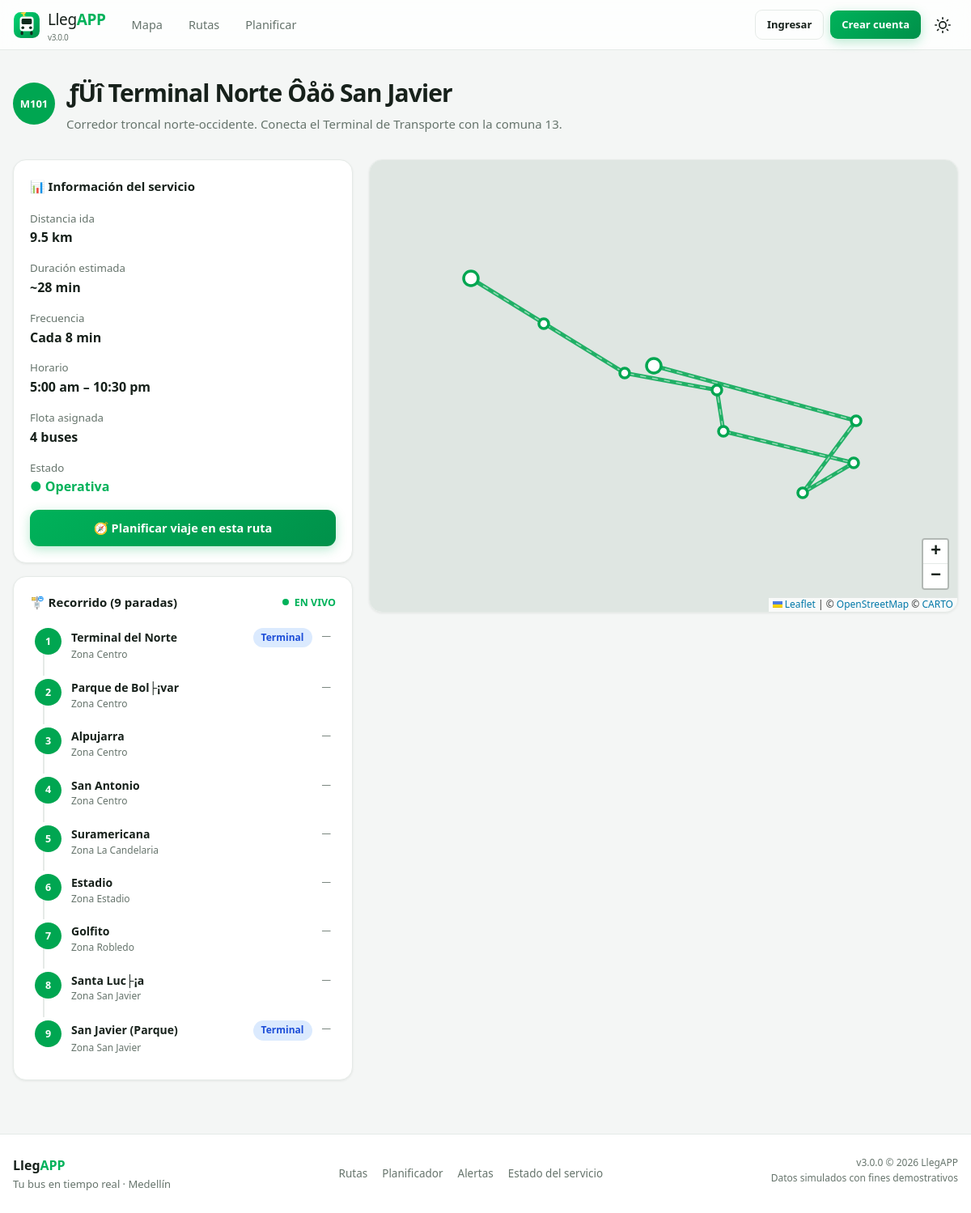
The app's page /pages/detalle_ruta.php?ruta=M101 with its own data.
### tables this page shows
CREATE TABLE `routes` (
  `route_id` varchar(10) NOT NULL,
  `name` varchar(120) NOT NULL,
  `short_name` varchar(20) DEFAULT NULL,
  `color` varchar(7) NOT NULL DEFAULT '#00A651',
  `emoji` varchar(8) NOT NULL DEFAULT '?',
  `description` varchar(255) DEFAULT NULL,
  `frequency_min` smallint(5) unsigned NOT NULL DEFAULT 10,
  `first_departure` time NOT NULL DEFAULT '05:00:00',
  `last_departure` time NOT NULL DEFAULT '22:30:00',
  `active` tinyint(1) NOT NULL DEFAULT 1,
  `created_at` timestamp NOT NULL DEFAULT current_timestamp(),
  PRIMARY KEY (`route_id`)
);

CREATE TABLE `stops` (
  `id` int(11) NOT NULL AUTO_INCREMENT,
  `route_id` varchar(10) NOT NULL,
  `name` varchar(120) NOT NULL,
  `lat` decimal(10,6) NOT NULL,
  `lng` decimal(10,6) NOT NULL,
  `stop_order` smallint(5) unsigned NOT NULL,
  `is_terminal` tinyint(1) NOT NULL DEFAULT 0,
  `zone` varchar(50) DEFAULT NULL,
  PRIMARY KEY (`id`),
  UNIQUE KEY `uq_route_order` (`route_id`,`stop_order`),
  KEY `idx_route` (`route_id`),
  CONSTRAINT `fk_stops_route` FOREIGN KEY (`route_id`) REFERENCES `routes` (`route_id`) ON DELETE CASCADE
);

### config/database.php (called while the page is built, shortened)
<?php
function db(): PDO {
    static $pdo = null;
    if ($pdo === null) {
        $dsn = 'mysql:host=' . DB_HOST . ';dbname=' . DB_NAME . ';charset=' . DB_CHARSET;
        try {
            $pdo = new PDO($dsn, DB_USER, DB_PASS, [
                PDO::ATTR_ERRMODE            => PDO::ERRMODE_EXCEPTION,
                PDO::ATTR_DEFAULT_FETCH_MODE => PDO::FETCH_ASSOC,
                PDO::ATTR_EMULATE_PREPARES   => false,
            ]);
        } catch (PDOException $e) {
            error_log('LLEGAPP3 BD: ' . $e->getMessage());
            throw new RuntimeException('No se pudo conectar a la base de datos. Verifica que MySQL esté activo y exista la BD "' . DB_NAME . '".');
        }
    }
    return $pdo;
}
function dbq(string $sql, array $params = []): PDOStatement {
    $stmt = db()->prepare($sql);
    $stmt->execute($params);
    return $stmt;
}
function dbAll(string $sql, array $params = []): array {
    return dbq($sql, $params)->fetchAll();
}
function dbOne(string $sql, array $params = []): ?array {
    $row = dbq($sql, $params)->fetch();
    return $row === false ? null : $row;
}

### includes/rutas.php (called while the page is built, shortened)
<?php
require_once __DIR__ . '/funciones.php';
function obtenerRuta(string $routeId): ?array {
    return dbOne('
        SELECT r.*,
               (SELECT COUNT(*) FROM stops s WHERE s.route_id = r.route_id) AS total_paradas,
               (SELECT COUNT(*) FROM buses b WHERE b.route_id = r.route_id AND b.status = "operando") AS total_buses
        FROM routes r WHERE r.route_id = ?
    ', [$routeId]);
}
function obtenerParadas(string $routeId): array {
    return dbAll(
        'SELECT * FROM stops WHERE route_id = ? ORDER BY stop_order',
        [$routeId]
    );
}

### config/seguridad.php (called while the page is built, shortened)
<?php
function e(?string $value): string {
    return htmlspecialchars((string)$value, ENT_QUOTES | ENT_SUBSTITUTE, 'UTF-8');
}

### includes/funciones.php (called while the page is built, shortened)
<?php
function distanciaKm(float $lat1, float $lng1, float $lat2, float $lng2): float {
    $r = 6371;
    $dLat = deg2rad($lat2 - $lat1);
    $dLng = deg2rad($lng2 - $lng1);
    $a = sin($dLat / 2) ** 2 + cos(deg2rad($lat1)) * cos(deg2rad($lat2)) * sin($dLng / 2) ** 2;
    return $r * 2 * atan2(sqrt($a), sqrt(1 - $a));
}
function formatoDuracion(int $minutos): string {
    if ($minutos < 60) return $minutos . ' min';
    $h = intdiv($minutos, 60);
    $m = $minutos % 60;
    return $h . ' h' . ($m > 0 ? ' ' . $m . ' min' : '');
}
function formatoDistancia(float $km): string {
    return $km < 1 ? round($km * 1000) . ' m' : round($km, 1) . ' km';
}

### pages/detalle_ruta.php (the view, shortened to what this page needs)
<?php
require_once dirname(__DIR__) . '/includes/funciones.php';
require_once dirname(__DIR__) . '/includes/rutas.php';
$routeId = preg_replace('/[^A-Za-z0-9]/', '', $_GET['ruta'] ?? '');
$ruta = $routeId ? obtenerRuta($routeId) : null;
$paradas = obtenerParadas($routeId);
$distanciaTotal = 0;
for ($i = 1; $i < count($paradas); $i++) {
    $distanciaTotal += distanciaKm((float)$paradas[$i-1]['lat'], (float)$paradas[$i-1]['lng'], (float)$paradas[$i]['lat'], (float)$paradas[$i]['lng']);
}
$duracionEstimada = (int)(($distanciaTotal / 22) * 60 + count($paradas) * (BUS_DWELL_SECONDS / 60));
require dirname(__DIR__) . '/includes/header.php';
?>
<div class="page-header container">
    <div class="flex-between" style="align-items:flex-start">
        <div style="display:flex;gap:14px;align-items:center">
            <span class="route-dot" style="--route-color:<?= e($ruta['color']) ?>;width:52px;height:52px;font-size:13px"><?= e($ruta['short_name'] ?: $routeId) ?></span>
            <div>
                <h1 class="page-title"><?= e($ruta['emoji']) ?> <?= e($ruta['name']) ?></h1>
                <p class="page-subtitle"><?= e($ruta['description']) ?></p>
            </div>
        </div>
    </div>
</div>
<section class="section container detalle-grid">
    <div>
        <div class="card" style="margin-bottom:16px">
            <strong style="font-size:15px">📊 Información del servicio</strong>
            <div class="grid grid-2" style="gap:12px;margin-top:14px">
                <div><small style="color:var(--text-muted)">Distancia ida</small><br><b><?= formatoDistancia($distanciaTotal) ?></b></div>
                <div><small style="color:var(--text-muted)">Duración estimada</small><br><b>~<?= formatoDuracion($duracionEstimada) ?></b></div>
                <div><small style="color:var(--text-muted)">Frecuencia</small><br><b>Cada <?= (int)$ruta['frequency_min'] ?> min</b></div>
                <div><small style="color:var(--text-muted)">Horario</small><br><b><?= date('g:i a', strtotime($ruta['first_departure'])) ?> – <?= date('g:i a', strtotime($ruta['last_departure'])) ?></b></div>
                <div><small style="color:var(--text-muted)">Flota asignada</small><br><b><?= (int)$ruta['total_buses'] ?> buses</b></div>
                <div><small style="color:var(--text-muted)">Estado</small><br><b style="color:var(--primary)">● Operativa</b></div>
            </div>
            <a href="<?= APP_BASE ?>/pages/planificador.php?origen=<?= urlencode($paradas[0]['id'] ?? '') ?>" class="btn btn-primary btn-block" style="margin-top:16px">🧭 Planificar viaje en esta ruta</a>
        </div>
        <div class="card">
            <div class="flex-between" style="margin-bottom:10px">
                <strong style="font-size:15px">🚏 Recorrido (<?= count($paradas) ?> paradas)</strong>
                <span class="live-indicator"><span class="live-dot"></span> EN VIVO</span>
            </div>
            <ul class="stop-list">
                <?php foreach ($paradas as $i => $p): ?>
                <li class="stop-item" style="--route-color:<?= e($ruta['color']) ?>">
                    <span class="stop-num"><?= $i + 1 ?></span>
                    <div style="flex:1">
                        <div class="stop-name flex-between">
                            <span><?= e($p['name']) ?></span>
                            <?php if ((int)$p['is_terminal']): ?><span class="badge badge-info">Terminal</span><?php endif; ?>
                        </div>
                        <div class="stop-meta">Zona <?= e($p['zone'] ?? '—') ?></div>
                    </div>
                    <div style="text-align:right;font-size:11.5px;color:var(--text-muted)" id="eta-parada-<?= (int)$p['id'] ?>">
                        —
                    </div>
                </li>
                <?php endforeach; ?>
            </ul>
        </div>
    </div>
    <div class="card" style="padding:0;overflow:hidden;position:relative;height:min(620px, 70vh)">
        <div id="mapaLeaflet" style="position:absolute;inset:0"></div>
    </div>
</section>
<?php require dirname(__DIR__) . '/includes/footer.php'; ?>

### assets/css/styles.css (style rules this page uses)
:root { --primary: #00b25a; --primary-dark: #00914a; --primary-light: #e6f7ef; --accent: #0ea5e9; --danger: #ef4444; --warning: #f59e0b; --info: #3b82f6; --purple: #8b5cf6; --bg: #f4f6f5; --surface: #ffffff; --surface-2: #f8faf9; --border: #e5eae7; --text: #17211b; --text-muted: #66746c; --radius-sm: 8px; --radius-md: 12px; --radius-lg: 16px; --radius-xl: 22px; --shadow-sm: 0 1px 3px rgba(15, 25, 20, .07); --shadow-md: 0 4px 14px rgba(15, 25, 20, .08); --shadow-lg: 0 12px 34px rgba(15, 25, 20, .13); --topbar-h: 62px; --bottomnav-h: 62px; --container: 1240px; --font: 'Segoe UI', system-ui, -apple-system, 'Helvetica Neue', sans-serif; }
*, *::before, *::after { box-sizing: border-box; }
* { margin: 0; }
html { scroll-behavior: smooth; }
body { font-family: var(--font); background: var(--bg); color: var(--text); line-height: 1.55; min-height: 100vh; padding-top: var(--topbar-h); }
img, svg { display: block; max-width: 100%; }
a { color: inherit; text-decoration: none; }
.container { width: min(var(--container), 100% - 32px); margin-inline: auto; }
.brand-logo svg { width: 100%; height: 100%; }
.page-header { padding: 30px 0 6px; }
.page-title { font-size: clamp(22px, 3vw, 30px); font-weight: 800; letter-spacing: -.03em; }
.page-subtitle { color: var(--text-muted); font-size: 15px; margin-top: 3px; }
.section { padding: 26px 0; }
.grid { display: grid; gap: 16px; }
.grid-2 { grid-template-columns: repeat(auto-fill, minmax(min(340px, 100%), 1fr)); }
.flex-between { display: flex; justify-content: space-between; align-items: center; gap: 12px; flex-wrap: wrap; }
.card { background: var(--surface); border: 1px solid var(--border); border-radius: var(--radius-lg); padding: 20px; box-shadow: var(--shadow-sm); }
.btn { display: inline-flex; align-items: center; justify-content: center; gap: 8px; padding: 11px 22px; border-radius: 11px; font-weight: 600; font-size: 14.5px; white-space: nowrap; transition: all .16s ease; user-select: none; }
.btn-primary { background: linear-gradient(135deg, var(--primary), var(--primary-dark)); color: #fff; box-shadow: 0 4px 14px rgba(0,178,90,.28); }
.btn-block { width: 100%; }
.badge { display: inline-flex; align-items: center; gap: 5px; padding: 3px 10px; border-radius: 99px; font-size: 12px; font-weight: 700; }
.badge-info { background: #dbeafe; color: #1d4ed8; }
.route-dot { width: 22px; height: 22px; border-radius: 50%; background: var(--route-color); color: #fff; display: grid; place-items: center; font-size: 10.5px; font-weight: 800; }
#mapaLeaflet { position: absolute; inset: 0; background: #dfe6e2; }
.live-indicator { display: inline-flex; align-items: center; gap: 7px; font-size: 12.5px; font-weight: 700; color: var(--primary); }
.live-dot { width: 8px; height: 8px; border-radius: 50%; background: var(--primary); animation: pulseDot 1.6s infinite; }
.stop-list { list-style: none; padding: 0; counter-reset: parada; }
.stop-item { display: flex; gap: 12px; padding: 10px 6px; position: relative; counter-increment: parada; border-radius: 10px; transition: background .13s; }
.stop-item::before { content: ''; position: absolute; left: 16px; top: 38px; bottom: -6px; width: 2px; background: var(--border); }
.stop-item:last-child::before { display: none; }
.stop-num { width: 33px; height: 33px; flex-shrink: 0; border-radius: 50%; background: var(--route-color, var(--primary)); color: #fff; display: grid; place-items: center; font-size: 12.5px; font-weight: 800; z-index: 1; }
.stop-name { font-weight: 600; font-size: 14px; }
.stop-meta { font-size: 12px; color: var(--text-muted); }
.leaflet-container { font-family: var(--font); }

### pages/detalle_ruta.php (style rules this page uses)
.detalle-grid { display:grid; grid-template-columns: minmax(300px, 420px) 1fr; gap:20px; align-items:start; }

### records on screen
routes: short_name "M101", emoji "­ƒÜî", name "Terminal Norte Ôåö San Javier", description "Corredor troncal norte-occidente. Conecta el Terminal de Transporte con la comuna 13.", frequency_min "8", first_departure "5:00 am", last_departure "10:30 pm"
stops: name "Terminal del Norte", is_terminal "Terminal", zone "Centro"
stops: name "Parque de Bol├¡var", zone "Centro"
stops: name "Alpujarra", zone "Centro"
stops: name "San Antonio", zone "Centro"
stops: name "Suramericana", zone "La Candelaria"
stops: name "Estadio", zone "Estadio"
stops: name "Golfito", zone "Robledo"
stops: name "Santa Luc├¡a", zone "San Javier"
stops: name "San Javier (Parque)", is_terminal "Terminal", zone "San Javier"

### other values on screen
APP_VERSION "3.0.0"
$item['label'] "Mapa"
$item['label'] "Rutas"
$item['label'] "Planificar"
formatoDistancia($distanciaTotal) "9.5 km"
formatoDuracion($duracionEstimada) "28 min"
$ruta['total_buses'] "4"
count($paradas) "9"
